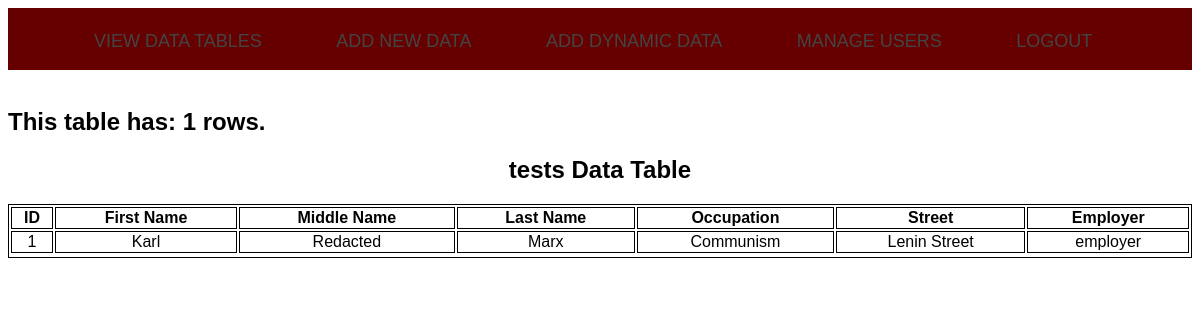
Page /tables/testTable.tab.php on the committed database.
### tables this page shows
CREATE TABLE `test` (
  `id` int(11) NOT NULL AUTO_INCREMENT,
  `first_name` varchar(255) DEFAULT NULL,
  `middle_name` varchar(255) DEFAULT NULL,
  `last_name` varchar(255) DEFAULT NULL,
  `occupation` varchar(255) DEFAULT NULL,
  `street` varchar(255) DEFAULT NULL,
  `employer` varchar(255) DEFAULT NULL,
  PRIMARY KEY (`id`)
);

### tables/testTable.tab.php (the view, shortened to what this page needs)
<?php
  require "../includes/Header.inc.php";
  require "../includes/DBConnection.inc.php";
  $result = $conn->query('SELECT * FROM `test`;')
     or die($conn->error);
  $testTableData = [];
  $i = 0;
  while($row = $result->fetch_assoc()) {
    $testTableData[$i] = [$row['id'],
                            $row['first_name'],
                            $row['middle_name'],
                            $row['last_name'],
                            $row['occupation'],
                            $row['street'],
                            $row['employer']];
    $i++;
  }
?>
<!DOCTYPE html>
<html>
<head>
<link rel="stylesheet" href="../styles.css">
</head>
<body>
<?php
echo "<br>";
echo "<h2>" . "This table has: " . count($testTableData) .
        " rows." ."</h2>";
?>
<h2 align="center">tests Data Table</h2>
<table style="width:100%">
  <tr>
    <th>ID</th>
    <th>First Name</th>
    <th>Middle Name</th>
    <th>Last Name</th>
    <th>Occupation</th>
    <th>Street</th>
    <th>Employer</th>
    <?php
    for ($y = 0; $y < count($testTableData); $y++) {
      echo "<tr>";
      for ($z = 0; $z < 7; $z++) {
        echo "<td>" . $testTableData[$y][$z] . "</td>";
      }
    }
    ?>
</table>
</body>
</html>

### styles.css (style rules this page uses)
body { font-family: Arial, Helvetica, sans-serif; font-weight: 400; }
table, th, td { border: 1px solid black; text-align: center; }
table { width: 100%; }

### rows in the picture
test: id "1", first_name "Karl", middle_name "Redacted", last_name "Marx", occupation "Communism", street "Lenin Street", employer "employer"

### other values in the picture
count($testTableData) "1"
